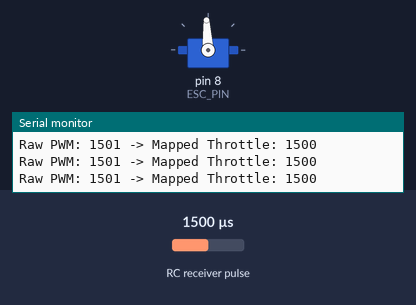
The program below on a simulated Arduino Uno, built with avr-gcc and run on an emulated ATmega328P. On the bench: servo, the last lines printed to the serial monitor. Wiring (inferred from the names in the program): RC receiver channel: data pin 7. The test bench sets the inputs (shaded band); at power-on: RC receiver pulse 1500 µs.

Above: at 1.2 s.
1.3 s: RC receiver pulse (sensor on pin 7) set to 1980 µs
At 1.9 s:
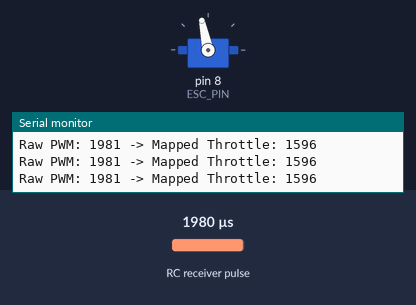
2.8 s: RC receiver pulse (sensor on pin 7) set to 1500 µs
At 4.2 s:
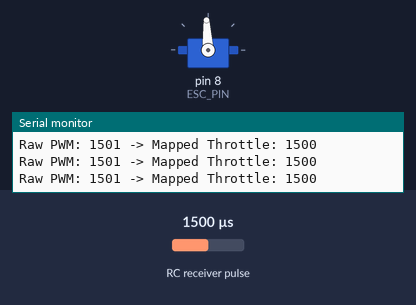
Timing chart, 0 to 5.8 s (numbered marks = the images above; inputs shaded):
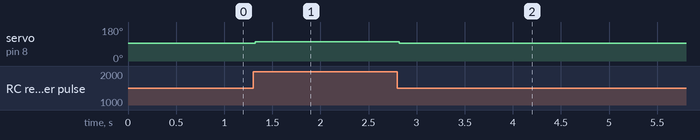

The program:

main.cpp
```cpp
#include <Arduino.h>
#include <Servo.h>

#define CH1_PIN 7    // 조종기 PWM 입력 (전진/후진)
#define ESC_PIN 8    // ESC 제어 핀
Servo esc;

void setup() {
  Serial.begin(9600);
  pinMode(CH1_PIN, INPUT);
  esc.attach(ESC_PIN);
  esc.writeMicroseconds(1500);  // ESC 중립 (정지)
}

void loop() {
  // 조종기 PWM 신호 읽기 (pulseIn 사용, 타임아웃 25ms)
  unsigned long duration = pulseIn(CH1_PIN, HIGH, 25000);
  if (duration == 0) duration = 1500;  // 신호 없으면 중립값

  // PWM 값을 1400~1600 범위로 압축 (속도 제한)
  int mappedThrottle = map(duration, 1000, 2000, 1400, 1600);
  mappedThrottle = constrain(mappedThrottle, 1400, 1600);

  // ESC에 신호 보내기 (microseconds)
  esc.writeMicroseconds(mappedThrottle);

  Serial.print("Raw PWM: ");
  Serial.print(duration);
  Serial.print(" -> Mapped Throttle: ");
  Serial.println(mappedThrottle);

  delay(20);
}
```

Measured:
- after the input at 1.3 s, servo on pin 8 (ESC_PIN): 93° → 102° at once
- after the input at 2.8 s, servo on pin 8 (ESC_PIN): 102° → 93° at once
